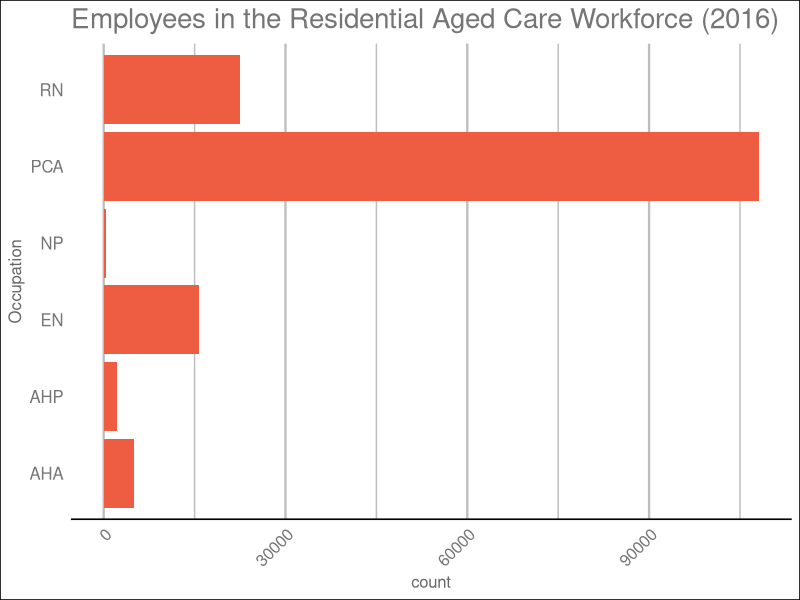
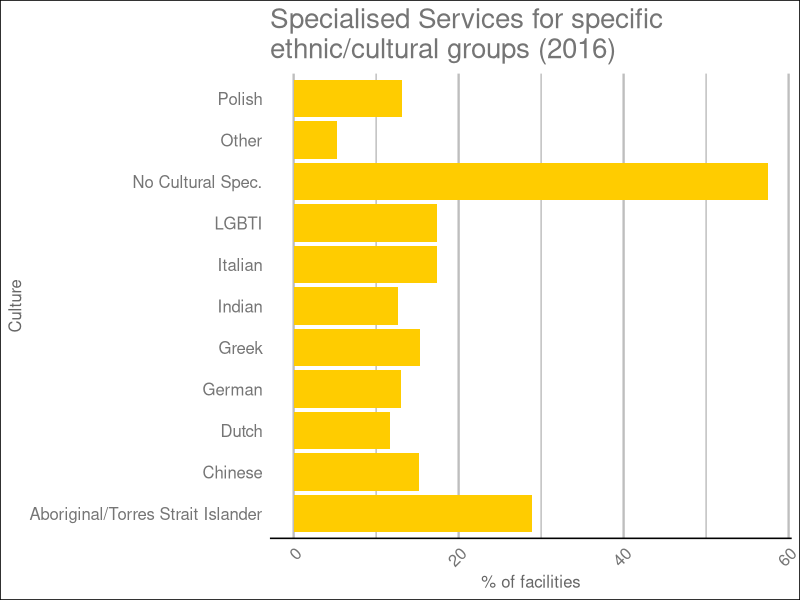
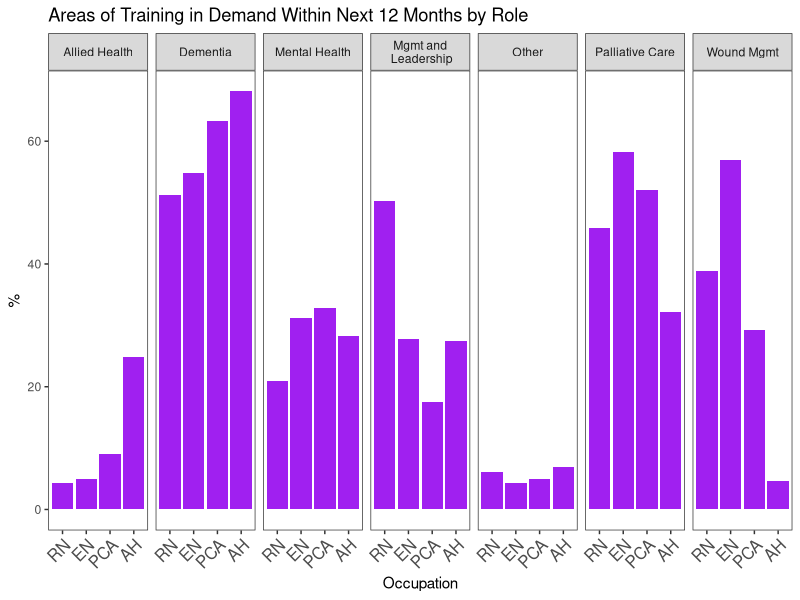

These figures' R source, in order:
# 
library(tidyverse)
library(reshape2)
library(ggplot2)
library(ggthemes)


# roles
occ <- c("Nurse Practitioner (NP)",
"Registered Nurse (RN)",
"Enrolled Nurse (EN)",
"Personal Care Attendant (PCA)",
"Allied Health Professional (AHP)",
"Allied Health Assistant (AHA)")

abbv <- c("NP", "RN", "EN", "PCA", "AHP", "AHA")

occ_2016 <- c(386,
              22455,
              15697,
              108126,
              2210,
              4979)

emp <- data.frame(occupation = occ, count = occ_2016, occ_code = abbv)

ggplot(data = emp, aes(occ_code, count)) +
    geom_bar(stat="identity", fill="tomato2") + ggtitle("") +
    theme_gdocs() + 
    theme(axis.text.x = element_text(size = 12, angle = 45, hjust = 1, vjust = 1),
          panel.grid.major.y = element_blank(),
          panel.grid.minor.y = element_blank(),
          panel.grid.minor.x = element_line(size = 0.5, colour = "grey"),
          panel.grid.major.x = element_line(size = 0.8, colour = "grey")) + 
    xlab("Occupation") + 
    coord_flip() +
    ggtitle("Employees in the Residential Aged Care Workforce (2016)")



## culture
cult <- c("No Cultural Spec.",
          "Polish" ,
          "Aboriginal/Torres Strait Islander",
          "Italian",
          "Chinese",
          "Dutch",
          "Greek",
          "LGBTI",
          "German",
          "Indian",
          "Other")

cult_percentage <- c(57.5,
                    13.1,
                    28.9,
                    17.4,
                    15.2,
                    11.7,
                    15.3,
                    17.4,
                    13.0,
                    12.7,
                    5.2)


cult_df <- data.frame(cultures = cult, cult_count = cult_percentage)

ggplot(data = cult_df, aes(cultures, cult_count)) +
    geom_bar(stat="identity", fill="#ffcc00") + ggtitle("") +
    theme_gdocs() + 
    theme(axis.text.x = element_text(size = 12, angle = 45, hjust = 1, vjust = 1),
          panel.grid.major.y = element_blank(),
          panel.grid.minor.y = element_blank(),
          panel.grid.minor.x = element_line(size = 0.5, colour = "grey"),
          panel.grid.major.x = element_line(size = 0.8, colour = "grey")) + 
    xlab("Culture") + 
    ylab("% of facilities") +
    coord_flip() +
    ggtitle("Specialised Services for specific \nethnic/cultural groups (2016)")


### in demand skills

train_area <- c("Dementia",
                "Palliative Care",
                "Mgmt and\n Leadership",
                "Wound Mgmt",
                "Mental Health",
                "Allied Health",
                "Other")

rn_count <- c(51.3, 45.9, 50.2, 38.9, 21.0, 4.3, 6.1)
en_count <- c(54.9, 58.2, 27.8, 57.0, 31.2, 4.9, 4.3)
pca_count <- c(63.3, 52.0, 17.5, 29.3, 32.9, 9.0, 5.0)
ah_count <- c(68.1, 32.1, 27.4, 4.7, 28.2, 24.8, 7.0)


skill_df <- data.frame(area = train_area, RN = rn_count, EN = en_count, PCA = pca_count, AH = ah_count)


skill_plot<- melt(skill_df)

ggplot(data = skill_plot, aes(x = variable, y = value)) +
    geom_bar(stat="identity", fill="purple") +
    facet_grid(~area, scales = "free") +
    theme_bw() + 
    theme(axis.text.x = element_text(size = 12, angle = 45, hjust = 1, vjust = 1),
          panel.grid.major.x = element_blank(),
          panel.grid.minor.x = element_blank(),
          panel.grid.minor.y = element_blank(),
          panel.grid.major.y = element_blank()) + 
    xlab("Occupation") + 
    ylab("%") +
    ggtitle("Areas of Training in Demand Within Next 12 Months by Role")





